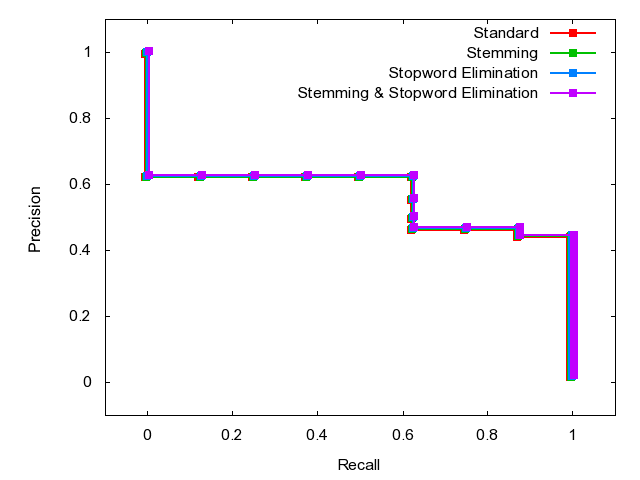

Here is the gnuplot script that generated this plot:

	set terminal png
	set output 'Q49.png'
	set ylabel 'Precision'
	set xlabel 'Recall'
	set xrange [-0.1:1.1]
	set yrange [-0.1:1.1]
	plot 'Q49.dat' index 0 using 1:2 w linespoints lw 2 pt 5 title 'Standard', \
'Q49.dat' index 1 using 1:2 w linespoints lw 2 pt 5 title 'Stemming', \
'Q49.dat' index 2 using 1:2 w linespoints lw 2 pt 5 title 'Stopword Elimination', \
'Q49.dat' index 3 using 1:2 w linespoints lw 2 pt 5 title 'Stemming & Stopword Elimination'
